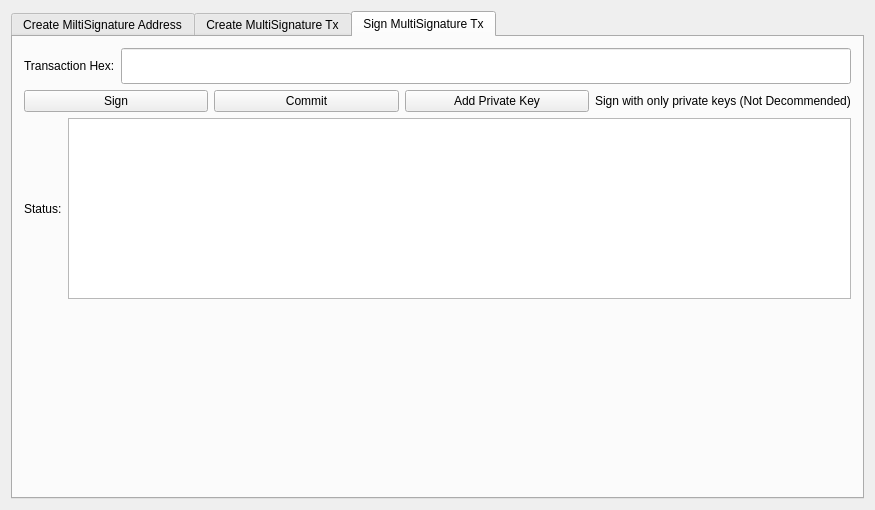
<?xml version="1.0" encoding="UTF-8"?>
<ui version="4.0">
 <class>DlgMultisignature</class>
 <widget class="QDialog" name="DlgMultisignature">
  <property name="geometry">
   <rect>
    <x>0</x>
    <y>0</y>
    <width>875</width>
    <height>510</height>
   </rect>
  </property>
  <property name="windowTitle">
   <string>Multisignature Address Interactions</string>
  </property>
  <property name="windowIcon">
   <iconset resource="../resources/resource.qrc">
    <normaloff>:/ico/icon.ico</normaloff>:/ico/icon.ico</iconset>
  </property>
  <layout class="QGridLayout" name="gridLayout">
   <item row="0" column="0">
    <widget class="QTabWidget" name="m_twMain">
     <property name="currentIndex">
      <number>2</number>
     </property>
     <widget class="QWidget" name="m_tabCreate">
      <attribute name="title">
       <string>Create MiltiSignature Address</string>
      </attribute>
      <layout class="QVBoxLayout" name="verticalLayout">
       <property name="leftMargin">
        <number>0</number>
       </property>
       <property name="topMargin">
        <number>0</number>
       </property>
       <property name="rightMargin">
        <number>0</number>
       </property>
       <property name="bottomMargin">
        <number>0</number>
       </property>
       <item>
        <layout class="QHBoxLayout" name="horizontalLayout">
         <item>
          <widget class="QSpinBox" name="m_sbMinSignatures">
           <property name="minimum">
            <number>1</number>
           </property>
           <property name="maximum">
            <number>16</number>
           </property>
          </widget>
         </item>
         <item>
          <widget class="QLabel" name="m_lMinSignatures">
           <property name="sizePolicy">
            <sizepolicy hsizetype="Expanding" vsizetype="Preferred">
             <horstretch>0</horstretch>
             <verstretch>0</verstretch>
            </sizepolicy>
           </property>
           <property name="text">
            <string>Enter the minimum number of signatures requires to sign transactions</string>
           </property>
          </widget>
         </item>
        </layout>
       </item>
       <item>
        <layout class="QHBoxLayout" name="horizontalLayout_2">
         <item>
          <widget class="QLabel" name="m_lAddress">
           <property name="text">
            <string>Address Label:</string>
           </property>
          </widget>
         </item>
         <item>
          <widget class="QLineEdit" name="m_leAddressLabel">
           <property name="minimumSize">
            <size>
             <width>0</width>
             <height>36</height>
            </size>
           </property>
           <property name="contextMenuPolicy">
            <enum>Qt::NoContextMenu</enum>
           </property>
          </widget>
         </item>
        </layout>
       </item>
       <item>
        <layout class="QHBoxLayout" name="horizontalLayout_3">
         <item>
          <widget class="QPushButton" name="m_btnAddAddress">
           <property name="text">
            <string>Add Address / Key</string>
           </property>
           <property name="icon">
            <iconset resource="../resources/resource.qrc">
             <normaloff>:/png/add.png</normaloff>:/png/add.png</iconset>
           </property>
           <property name="autoDefault">
            <bool>false</bool>
           </property>
          </widget>
         </item>
         <item>
          <spacer name="horizontalSpacer">
           <property name="orientation">
            <enum>Qt::Horizontal</enum>
           </property>
           <property name="sizeHint" stdset="0">
            <size>
             <width>40</width>
             <height>20</height>
            </size>
           </property>
          </spacer>
         </item>
        </layout>
       </item>
       <item>
        <widget class="QListView" name="m_lwAddressList">
         <property name="sizePolicy">
          <sizepolicy hsizetype="Expanding" vsizetype="Expanding">
           <horstretch>0</horstretch>
           <verstretch>0</verstretch>
          </sizepolicy>
         </property>
         <property name="styleSheet">
          <string notr="true">background-color: transparent;</string>
         </property>
         <property name="editTriggers">
          <set>QAbstractItemView::NoEditTriggers</set>
         </property>
         <property name="selectionMode">
          <enum>QAbstractItemView::NoSelection</enum>
         </property>
         <property name="verticalScrollMode">
          <enum>QAbstractItemView::ScrollPerPixel</enum>
         </property>
         <property name="horizontalScrollMode">
          <enum>QAbstractItemView::ScrollPerPixel</enum>
         </property>
         <property name="movement">
          <enum>QListView::Snap</enum>
         </property>
        </widget>
       </item>
       <item>
        <layout class="QHBoxLayout" name="horizontalLayout_5">
         <property name="sizeConstraint">
          <enum>QLayout::SetDefaultConstraint</enum>
         </property>
         <item>
          <widget class="QPushButton" name="m_btnCreate">
           <property name="text">
            <string>Create</string>
           </property>
           <property name="icon">
            <iconset resource="../resources/resource.qrc">
             <normaloff>:/png/save.png</normaloff>:/png/save.png</iconset>
           </property>
           <property name="autoDefault">
            <bool>false</bool>
           </property>
          </widget>
         </item>
         <item>
          <widget class="QLabel" name="m_lStatus">
           <property name="maximumSize">
            <size>
             <width>16777215</width>
             <height>150</height>
            </size>
           </property>
           <property name="text">
            <string>Status:</string>
           </property>
          </widget>
         </item>
         <item>
          <widget class="QTextEdit" name="m_teStatus">
           <property name="maximumSize">
            <size>
             <width>16777215</width>
             <height>150</height>
            </size>
           </property>
           <property name="readOnly">
            <bool>true</bool>
           </property>
          </widget>
         </item>
        </layout>
       </item>
       <item>
        <widget class="QLabel" name="m_lInfo">
         <property name="text">
          <string>&lt;html&gt;&lt;head/&gt;&lt;body&gt;&lt;p&gt;Use bolow to quickly import an address by its redeem. Don`t forget to add a label before clicking import! &lt;br/&gt;Keep in mind, the wallet will rescan the blockchain to find transactions containing the new address. &lt;br/&gt;Please be patient after clicking import.&lt;/p&gt;&lt;/body&gt;&lt;/html&gt;</string>
         </property>
         <property name="wordWrap">
          <bool>true</bool>
         </property>
        </widget>
       </item>
       <item>
        <layout class="QHBoxLayout" name="horizontalLayout_4">
         <item>
          <widget class="QPushButton" name="m_btnImportRedeem">
           <property name="text">
            <string>Import Redeem</string>
           </property>
           <property name="icon">
            <iconset resource="../resources/resource.qrc">
             <normaloff>:/png/receive.png</normaloff>:/png/receive.png</iconset>
           </property>
           <property name="autoDefault">
            <bool>false</bool>
           </property>
          </widget>
         </item>
         <item>
          <widget class="QLineEdit" name="m_leRedeem">
           <property name="minimumSize">
            <size>
             <width>0</width>
             <height>36</height>
            </size>
           </property>
          </widget>
         </item>
        </layout>
       </item>
      </layout>
     </widget>
     <widget class="QWidget" name="m_tabCreateTx">
      <attribute name="title">
       <string>Create MultiSignature Tx</string>
      </attribute>
      <layout class="QVBoxLayout" name="verticalLayout_2">
       <item>
        <layout class="QHBoxLayout" name="horizontalLayout_6">
         <item>
          <widget class="QLabel" name="m_lInputs">
           <property name="sizePolicy">
            <sizepolicy hsizetype="Preferred" vsizetype="Minimum">
             <horstretch>0</horstretch>
             <verstretch>0</verstretch>
            </sizepolicy>
           </property>
           <property name="text">
            <string>Inputs:</string>
           </property>
          </widget>
         </item>
         <item>
          <widget class="QPushButton" name="m_btnCoinControl">
           <property name="sizePolicy">
            <sizepolicy hsizetype="Expanding" vsizetype="Fixed">
             <horstretch>0</horstretch>
             <verstretch>0</verstretch>
            </sizepolicy>
           </property>
           <property name="text">
            <string>Coin Control</string>
           </property>
           <property name="autoDefault">
            <bool>false</bool>
           </property>
          </widget>
         </item>
         <item>
          <layout class="QFormLayout" name="formLayout">
           <item row="0" column="0">
            <widget class="QLabel" name="m_lQuantity">
             <property name="text">
              <string>Quantity Selected:</string>
             </property>
            </widget>
           </item>
           <item row="0" column="1">
            <widget class="QLabel" name="m_lQuantityValue">
             <property name="sizePolicy">
              <sizepolicy hsizetype="Preferred" vsizetype="Expanding">
               <horstretch>0</horstretch>
               <verstretch>0</verstretch>
              </sizepolicy>
             </property>
             <property name="text">
              <string>0                                        </string>
             </property>
            </widget>
           </item>
           <item row="1" column="0">
            <widget class="QLabel" name="m_lAmount">
             <property name="text">
              <string>Amount:</string>
             </property>
            </widget>
           </item>
           <item row="1" column="1">
            <widget class="QLabel" name="m_lAmountValue">
             <property name="sizePolicy">
              <sizepolicy hsizetype="Preferred" vsizetype="Expanding">
               <horstretch>0</horstretch>
               <verstretch>0</verstretch>
              </sizepolicy>
             </property>
             <property name="text">
              <string>0.0</string>
             </property>
            </widget>
           </item>
          </layout>
         </item>
         <item>
          <widget class="QPushButton" name="m_btnAddRawInput">
           <property name="sizePolicy">
            <sizepolicy hsizetype="Expanding" vsizetype="Fixed">
             <horstretch>0</horstretch>
             <verstretch>0</verstretch>
            </sizepolicy>
           </property>
           <property name="text">
            <string>Add a Raw Input</string>
           </property>
           <property name="autoDefault">
            <bool>false</bool>
           </property>
          </widget>
         </item>
        </layout>
       </item>
       <item>
        <widget class="QListView" name="m_lwHashList">
         <property name="styleSheet">
          <string notr="true">background-color: transparent;</string>
         </property>
         <property name="editTriggers">
          <set>QAbstractItemView::NoEditTriggers</set>
         </property>
         <property name="selectionMode">
          <enum>QAbstractItemView::NoSelection</enum>
         </property>
         <property name="verticalScrollMode">
          <enum>QAbstractItemView::ScrollPerPixel</enum>
         </property>
         <property name="horizontalScrollMode">
          <enum>QAbstractItemView::ScrollPerPixel</enum>
         </property>
        </widget>
       </item>
       <item>
        <layout class="QHBoxLayout" name="horizontalLayout_7">
         <item>
          <widget class="QLabel" name="m_lAddressAmount">
           <property name="text">
            <string>Address / Amount</string>
           </property>
          </widget>
         </item>
         <item>
          <widget class="QPushButton" name="m_btnAddDestination">
           <property name="text">
            <string>Add Destination</string>
           </property>
           <property name="icon">
            <iconset resource="../resources/resource.qrc">
             <normaloff>:/png/add.png</normaloff>:/png/add.png</iconset>
           </property>
           <property name="autoDefault">
            <bool>false</bool>
           </property>
          </widget>
         </item>
         <item>
          <spacer name="horizontalSpacer_2">
           <property name="orientation">
            <enum>Qt::Horizontal</enum>
           </property>
           <property name="sizeHint" stdset="0">
            <size>
             <width>40</width>
             <height>20</height>
            </size>
           </property>
          </spacer>
         </item>
        </layout>
       </item>
       <item>
        <widget class="QListView" name="m_lwAddressAmount">
         <property name="styleSheet">
          <string notr="true">background-color: transparent;</string>
         </property>
         <property name="editTriggers">
          <set>QAbstractItemView::NoEditTriggers</set>
         </property>
         <property name="selectionMode">
          <enum>QAbstractItemView::NoSelection</enum>
         </property>
         <property name="verticalScrollMode">
          <enum>QAbstractItemView::ScrollPerPixel</enum>
         </property>
         <property name="horizontalScrollMode">
          <enum>QAbstractItemView::ScrollPerPixel</enum>
         </property>
        </widget>
       </item>
       <item>
        <layout class="QHBoxLayout" name="horizontalLayout_8">
         <item>
          <widget class="QPushButton" name="m_btnCreateTx">
           <property name="text">
            <string>Create</string>
           </property>
           <property name="icon">
            <iconset resource="../resources/resource.qrc">
             <normaloff>:/png/save.png</normaloff>:/png/save.png</iconset>
           </property>
           <property name="autoDefault">
            <bool>false</bool>
           </property>
          </widget>
         </item>
         <item>
          <widget class="QLabel" name="m_lStatusTx">
           <property name="text">
            <string>Status:</string>
           </property>
          </widget>
         </item>
         <item>
          <widget class="QTextEdit" name="m_teCreateStatus">
           <property name="readOnly">
            <bool>true</bool>
           </property>
          </widget>
         </item>
        </layout>
       </item>
      </layout>
     </widget>
     <widget class="QWidget" name="m_tabSignTx">
      <attribute name="title">
       <string>Sign MultiSignature Tx</string>
      </attribute>
      <layout class="QVBoxLayout" name="verticalLayout_3">
       <item>
        <layout class="QHBoxLayout" name="horizontalLayout_9">
         <item>
          <widget class="QLabel" name="m_lTransationsHex">
           <property name="text">
            <string>Transaction Hex:</string>
           </property>
          </widget>
         </item>
         <item>
          <widget class="QLineEdit" name="m_leTransactionHex">
           <property name="minimumSize">
            <size>
             <width>0</width>
             <height>36</height>
            </size>
           </property>
           <property name="contextMenuPolicy">
            <enum>Qt::NoContextMenu</enum>
           </property>
          </widget>
         </item>
        </layout>
       </item>
       <item>
        <layout class="QHBoxLayout" name="horizontalLayout_10">
         <item>
          <widget class="QPushButton" name="m_btnSign">
           <property name="text">
            <string>Sign</string>
           </property>
           <property name="icon">
            <iconset resource="../resources/resource.qrc">
             <normaloff>:/png/editpaste.png</normaloff>:/png/editpaste.png</iconset>
           </property>
           <property name="autoDefault">
            <bool>false</bool>
           </property>
          </widget>
         </item>
         <item>
          <widget class="QPushButton" name="m_btnCommit">
           <property name="text">
            <string>Commit</string>
           </property>
           <property name="icon">
            <iconset resource="../resources/resource.qrc">
             <normaloff>:/png/send.png</normaloff>:/png/send.png</iconset>
           </property>
           <property name="autoDefault">
            <bool>false</bool>
           </property>
          </widget>
         </item>
         <item>
          <widget class="QPushButton" name="m_btnAddPrivateKey">
           <property name="text">
            <string>Add Private Key</string>
           </property>
           <property name="icon">
            <iconset resource="../resources/resource.qrc">
             <normaloff>:/png/add.png</normaloff>:/png/add.png</iconset>
           </property>
           <property name="autoDefault">
            <bool>false</bool>
           </property>
          </widget>
         </item>
         <item>
          <widget class="QLabel" name="m_lHint">
           <property name="text">
            <string>Sign with only private keys (Not Decommended)</string>
           </property>
          </widget>
         </item>
        </layout>
       </item>
       <item>
        <layout class="QHBoxLayout" name="horizontalLayout_11">
         <item>
          <widget class="QLabel" name="m_lStatusSign">
           <property name="text">
            <string>Status:</string>
           </property>
          </widget>
         </item>
         <item>
          <widget class="QTextEdit" name="textEdit">
           <property name="readOnly">
            <bool>true</bool>
           </property>
          </widget>
         </item>
        </layout>
       </item>
       <item>
        <widget class="QListView" name="m_lwSignKeysList">
         <property name="styleSheet">
          <string notr="true">background-color: transparent;</string>
         </property>
        </widget>
       </item>
      </layout>
     </widget>
    </widget>
   </item>
  </layout>
 </widget>
 <layoutdefault spacing="6" margin="11"/>
 <resources>
  <include location="../resources/resource.qrc"/>
 </resources>
 <connections/>
</ui>
